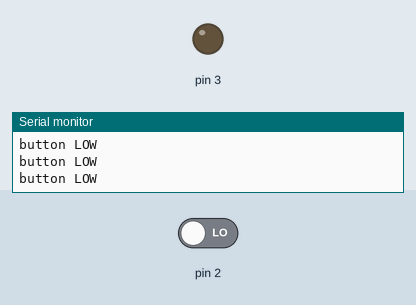
Recording of a sketch running on a simulated Arduino Uno, built with avr-gcc and run on an emulated ATmega328P. On the bench: output pins drawn as LEDs (lit = HIGH), the last lines printed to the serial monitor. The inputs (shaded band) are chosen by the test bench; at power-on: pin 2 LOW.

Above: at 1.2 s.
1.3 s: pin 2 driven HIGH
At 1.6 s:
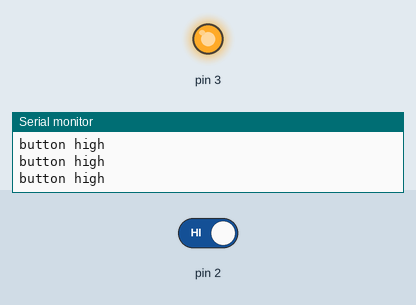
2.8 s: pin 2 driven LOW
At 4.0 s:
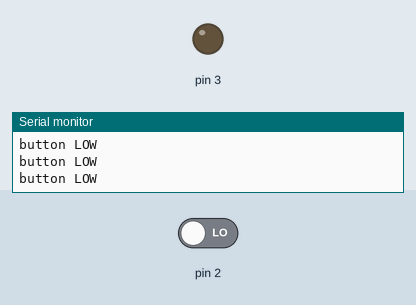
Timing chart, 0 to 5.8 s (numbered marks = the images above; inputs shaded):
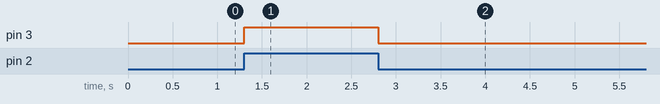

The sketch:

transistor_test.ino
```cpp
void setup(){
  Serial.begin(9600);
  pinMode(2, INPUT);
  pinMode(3, OUTPUT);

}

void loop(){
  if (digitalRead(2) == HIGH)
  {
    digitalWrite(3, HIGH);
    Serial.println("button high");
  }
  else{
    digitalWrite(3,LOW);
    Serial.println("button LOW");
  }
  delay(100);
}
```

Measured:
- after the input at 1.3 s, pin 3: LOW → HIGH at once
- after the input at 2.8 s, pin 3: HIGH → LOW at once
